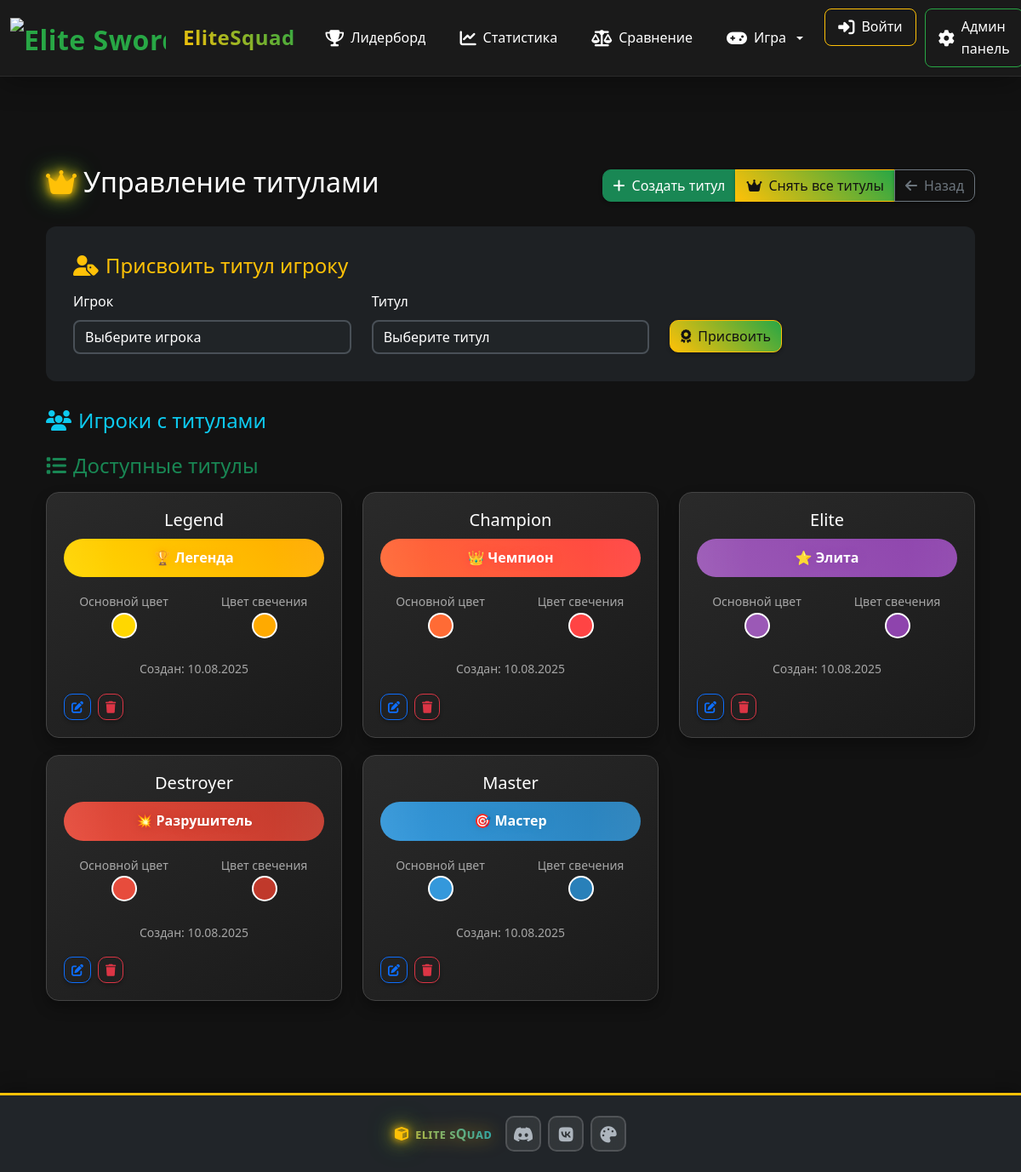
Page /admin/titles (signed in) on the committed database.
### models.py (models this page shows, shortened)
class CustomTitle(db.Model):
    id = db.Column(db.Integer, primary_key=True)
    name = db.Column(db.String(100), nullable=False, unique=True)
    display_name = db.Column(db.String(100), nullable=False)
    color = db.Column(db.String(7), default='#ffd700')  # Hex color
    glow_color = db.Column(db.String(7), default='#ffd700')  # Glow effect color
    is_active = db.Column(db.Boolean, default=True)
    created_at = db.Column(db.DateTime, default=datetime.utcnow)
    created_by = db.Column(db.String(100), default='admin')

### routes.py (the view)
@app.route('/admin/titles')
def admin_titles():
    if not session.get('is_admin', False):
        flash('Доступ запрещен!', 'error')
        return redirect(url_for('login'))
    titles = CustomTitle.query.all()
    players = Player.query.all()
    return render_template('admin_titles.html', titles=titles, players=players)

### models.py (called while the page is built)
    @property
    def active_custom_title(self):
        player_title = PlayerTitle.query.filter_by(
            player_id=self.id,
            is_active=True
        ).first()
        return player_title.title if player_title else None

### routes.py (called while the page is built)
@app.context_processor
def inject_current_player():
    current_player = None
    player_nickname = session.get('player_nickname')
    if player_nickname:
        current_player = Player.query.filter_by(nickname=player_nickname).first()
    if 'language' not in session:
        session['language'] = 'ru'
    return dict(current_player=current_player, current_language=session.get('language', 'ru'))

### templates/admin_titles.html (shortened to what this page needs)
{% extends "base.html" %}
{% block content %}
<div class="container-fluid py-4">
    <div class="d-flex justify-content-between align-items-center mb-4">
        <h2 class="page-title">
            <i class="fas fa-crown text-warning me-2 glow-effect"></i>Управление титулами
        </h2>
        <div class="btn-group">
            <button class="btn btn-success" data-bs-target="#createTitleModal" data-bs-toggle="modal">
                <i class="fas fa-plus me-2"></i>Создать титул
            </button>
            <button class="btn btn-warning" onclick="removeAllTitles()">
                <i class="fas fa-crown me-2"></i>Снять все титулы
            </button>
            <a href="{{ url_for('admin') }}" class="btn btn-outline-secondary">
                <i class="fas fa-arrow-left me-2"></i>Назад
            </a>
        </div>
    </div>
    <div class="assign-section">
        <h4 class="text-warning mb-3">
            <i class="fas fa-user-tag me-2"></i>Присвоить титул игроку
        </h4>
        <form method="POST" action="{{ url_for('assign_title') }}">
            <div class="row">
                <div class="col-md-4">
                    <label class="form-label">Игрок</label>
                    <select name="player_id" class="form-select" required>
                        <option value="">Выберите игрока</option>
                    </select>
                </div>
                <div class="col-md-4">
                    <label class="form-label">Титул</label>
                    <select name="title_id" class="form-select" required>
                        <option value="">Выберите титул</option>
                    </select>
                </div>
                <div class="col-md-4">
                    <label class="form-label">&nbsp;</label>
                    <button type="submit" class="btn btn-warning d-block">
                        <i class="fas fa-award me-2"></i>Присвоить
                    </button>
                </div>
            </div>
        </form>
    </div>
    <div class="mb-4">
        <h4 class="text-info mb-3">
            <i class="fas fa-users me-2"></i>Игроки с титулами
        </h4>
    </div>
    <div class="row">
        <div class="col-12">
            <h4 class="text-success mb-3">
                <i class="fas fa-list me-2"></i>Доступные титулы
            </h4>
        </div>
        {% for title in titles %}
        <div class="col-lg-6 col-xl-4">
            <div class="title-card">
                <div class="text-center mb-3">
                    <h5>{{ title.name|title }}</h5>
                    <div class="title-preview"
                         style="background: linear-gradient(45deg, {{ title.color }}, {{ title.glow_color }});
                                color: #fff; text-shadow: 0 0 10px {{ title.glow_color }};">
                        {{ title.display_name }}
                    </div>
                </div>
                <div class="row text-center">
                    <div class="col-6">
                        <small class="text-muted">Основной цвет</small>
                        <div class="color-preview" style="background: {{ title.color }};"></div>
                    </div>
                    <div class="col-6">
                        <small class="text-muted">Цвет свечения</small>
                        <div class="color-preview" style="background: {{ title.glow_color }};"></div>
                    </div>
                </div>
                <div class="text-center mt-3">
                    <small class="text-muted">
                        Создан: {{ title.created_at.strftime('%d.%m.%Y') }}
                    </small>
                </div>
                <div class="d-flex gap-2 mt-3">
                    <button class="btn btn-sm btn-outline-primary" onclick="editTitle({{ title.id }})">
                        <i class="fas fa-edit"></i>
                    </button>
                    <button class="btn btn-sm btn-outline-danger" onclick="deleteTitle({{ title.id }})">
                        <i class="fas fa-trash"></i>
                    </button>
                </div>
            </div>
        </div>
        {% endfor %}
    </div>
</div>
{% endblock %}

### templates/base.html (shortened to what this page needs)
<!DOCTYPE html>
<html lang="{{ current_language }}" data-bs-theme="dark">
<head>
    <link href="https://cdn.jsdelivr.net/npm/bootstrap@5.3.0/dist/css/bootstrap.min.css" rel="stylesheet">
    <link href="https://cdnjs.cloudflare.com/ajax/libs/font-awesome/6.4.0/css/all.min.css" rel="stylesheet">
    <link href="{{ url_for('static', filename='css/style.css') }}" rel="stylesheet">
</head>
<body>
    <nav class="navbar navbar-expand-lg navbar-dark modern-nav">
        <div class="container">
            <a class="navbar-brand modern-brand" href="{{ url_for('index') }}">
                <div class="brand-icon">
                    <img src="https://cdn3.emoji.gg/emojis/13064-sword.png" alt="Elite Sword" style="width: 32px; height: 32px;">
                </div>
                <span class="brand-text">EliteSquad</span>
            </a>
            <div class="collapse navbar-collapse" id="navbarNav">
                <ul class="navbar-nav me-auto">
                    <li class="nav-item">
                        <a class="nav-link modern-nav-link" href="{{ url_for('index') }}">
                            <i class="fas fa-trophy"></i>
                            <span>Лидерборд</span>
                        </a>
                    </li>
                    <li class="nav-item">
                        <a class="nav-link modern-nav-link" href="{{ url_for('statistics') }}">
                            <i class="fas fa-chart-line"></i>
                            <span>Статистика</span>
                        </a>
                    </li>
                    <li class="nav-item">
                        <a class="nav-link modern-nav-link" href="{{ url_for('compare_players') }}">
                            <i class="fas fa-balance-scale"></i>
                            <span>Сравнение</span>
                        </a>
                    </li>
                    <li class="nav-item dropdown">
                        <a class="nav-link modern-nav-link dropdown-toggle" href="#" role="button" data-bs-toggle="dropdown">
                            <i class="fas fa-gamepad"></i>
                            <span>Игра</span>
                        </a>
                    </li>
                </ul>
                <ul class="navbar-nav">
                    {% if current_player %}
                    <li class="nav-item dropdown">
                        <a class="nav-link modern-nav-link dropdown-toggle user-nav" href="#" role="button" data-bs-toggle="dropdown">
                            <div class="user-avatar">
                                <img src="{{ current_player.minecraft_skin_url }}" alt="Avatar">
                            </div>
                            <span>{{ current_player.nickname }}</span>
                            {% if current_player.coins > 0 %}
                            <div class="user-coins">
                                <i class="fas fa-coins"></i>
                                {{ current_player.coins }}
                            </div>
                            {% endif %}
                        </a>
                        <div class="dropdown-menu modern-dropdown dropdown-menu-end">
                            <a class="dropdown-item modern-dropdown-item" href="{{ url_for('my_profile') }}">
                                <i class="fas fa-user"></i>
                                <div>
                                    <div class="item-title">Мой профиль</div>
                                    <div class="item-desc">Просмотр и редактирование</div>
                                </div>
                            </a>
                            <a class="dropdown-item modern-dropdown-item" href="{{ url_for('themes') }}">
                                <i class="fas fa-palette"></i>
                                <div>
                                    <div class="item-title">Темы</div>
                                    <div class="item-desc">Настройка оформления</div>
                                </div>
                            </a>
                            <div class="dropdown-divider"></div>
                            <a class="dropdown-item modern-dropdown-item text-danger" href="{{ url_for('player_logout') }}">
                                <i class="fas fa-sign-out-alt"></i>
                                <div>
                                    <div class="item-title">Выйти</div>
                                    <div class="item-desc">Завершить сессию</div>
                                </div>
                            </a>
                        </div>
                    </li>
                    {% else %}
                    <li class="nav-item">
                        <a class="nav-link modern-nav-link login-btn" href="{{ url_for('player_login') }}">
                            <i class="fas fa-sign-in-alt"></i>
                            <span>Войти</span>
                        </a>
                    </li>
                    {% endif %}
                    {% if session.get('is_admin') %}
                    <li class="nav-item">
                        <a class="nav-link modern-nav-link admin-btn" href="{{ url_for('admin') }}">
                            <i class="fas fa-cog"></i>
                            <span>Админ панель</span>
                        </a>
                    </li>
                    {% endif %}
                </ul>
            </div>
        </div>
    </nav>
    <main class="main-content">
        <div class="container">
            {% if error_message %}
                <div class="text-center py-5">
                    <i class="fas fa-exclamation-triangle text-warning display-1"></i>
                    <h2 class="mt-3">{{ error_message }}</h2>
                    <a href="{{ url_for('index') }}" class="btn btn-primary mt-3">
                        <i class="fas fa-home me-2"></i>На главную
                    </a>
                </div>
            {% else %}
                {% block content %}{% endblock %}
            {% endif %}
        </div>
    </main>
    <footer class="bg-dark text-light py-4 mt-5">
        <div class="container">
            <div class="row justify-content-center">
                <div class="col-md-8 text-center">
                    <div class="d-flex flex-column flex-md-row align-items-center justify-content-center gap-3">
                        <div class="d-flex align-items-center">
                            <i class="fas fa-cube text-warning me-2 glow-effect"></i>
                            <span class="elite-squad-text fw-bold">ᴇʟɪᴛᴇ ꜱQᴜᴀᴅ</span>
                        </div>
                        <div class="footer-social-links d-flex gap-2">
                            <a href="https://discord.gg/Gc9uSb6xkk" target="_blank" rel="noopener noreferrer" class="footer-social-link" title="Discord">
                                <i class="fab fa-discord"></i>
                            </a>
                            <a href="https://vk.com/fury20" target="_blank" rel="noopener noreferrer" class="footer-social-link" title="ВКонтакте">
                                <i class="fab fa-vk"></i>
                            </a>
                            <a href="{{ url_for('themes') }}" class="footer-social-link" title="Темы оформления" aria-label="Выбор темы">
                                <i class="fas fa-palette"></i>
                            </a>
                        </div>
                    </div>
                </div>
            </div>
        </div>
    </footer>
</body>
</html>

### templates/admin_titles.html (style rules this page uses)
.title-card { background: linear-gradient(145deg, #2a2a2a, #1a1a1a); border: 1px solid #444; border-radius: 15px; padding: 20px; margin-bottom: 20px; box-shadow: 0 8px 16px rgba(0,0,0,0.3); transition: transform 0.3s ease; }
.title-preview { padding: 10px 20px; border-radius: 25px; font-weight: bold; margin: 10px 0; text-align: center; position: relative; overflow: hidden; }
.title-preview::before { content: ''; position: absolute; top: -50%; left: -50%; width: 200%; height: 200%; background: radial-gradient(circle, transparent 30%, rgba(255,255,255,0.1) 70%); animation: shimmer 3s linear infinite; }
.assign-section { background: rgba(33, 37, 41, 0.8); border-radius: 12px; padding: 2rem; margin-bottom: 2rem; }
.color-preview { width: 30px; height: 30px; border-radius: 50%; border: 2px solid #fff; display: inline-block; margin: 0 10px; }

### rows in the picture
CustomTitle: name "Legend", display_name "🏆 Легенда", created_at "10.08.2025"
CustomTitle: name "Champion", display_name "👑 Чемпион", created_at "10.08.2025"
CustomTitle: name "Elite", display_name "⭐ Элита", created_at "10.08.2025"
CustomTitle: name "Destroyer", display_name "💥 Разрушитель", created_at "10.08.2025"
CustomTitle: name "Master", display_name "🎯 Мастер", created_at "10.08.2025"
